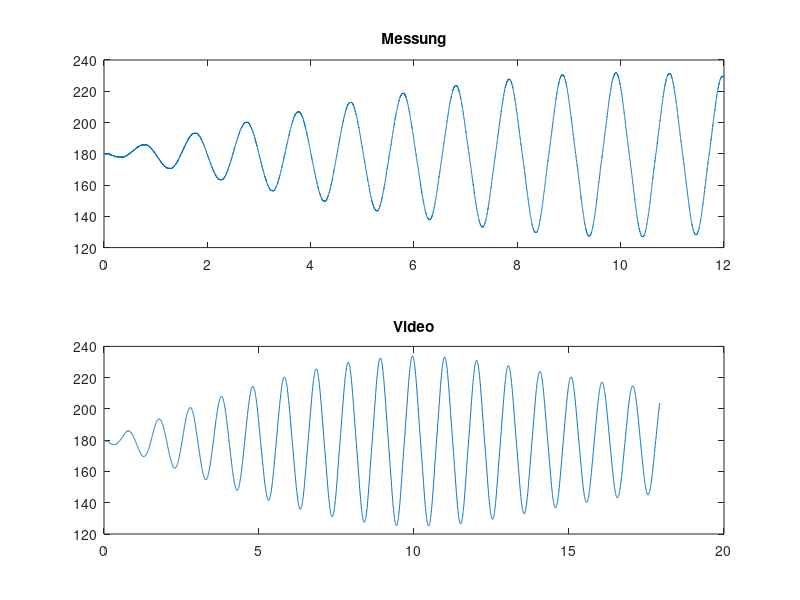
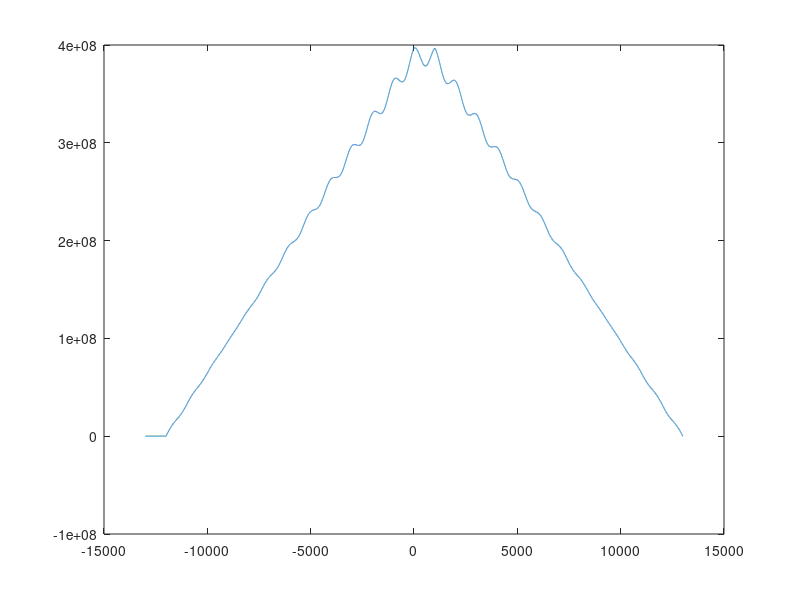
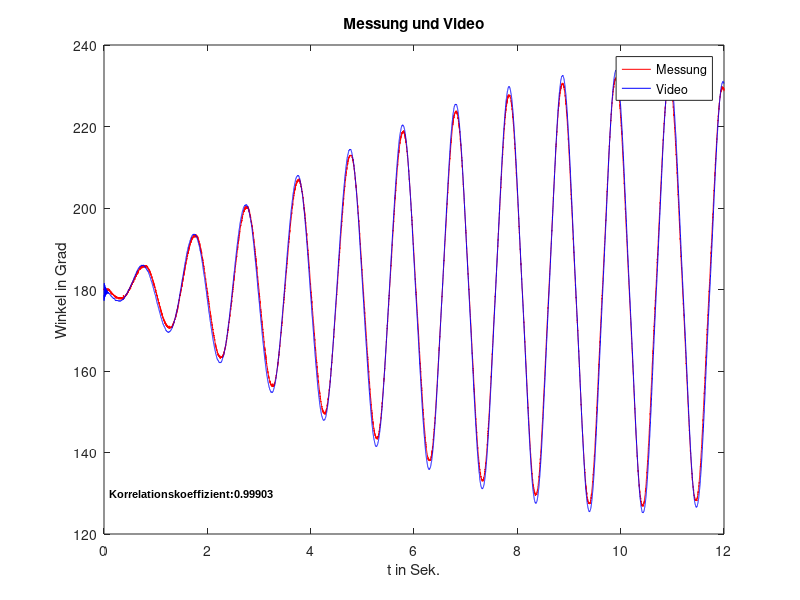

Recreate these plots in MATLAB, in order.
clear all, close all
load('harm_erregung0.5_alu_05.01.mat')
load('video_angles_0.5_alu.mat')

%%
T_s = 1e-3;
startIndex = find(Daten(:,6),1);
seconds = 12;
Daten = Daten(startIndex:startIndex+seconds*10^3,:); 

tMeas = [];
for k = 1:length(Daten(:,1))
    tMeas(k) = (k-1)*T_s;
end
tVideo = [];
for k = 1:length(phi1)
    tVideo(k) = (k-1)*(1/frameRate);
end

phi1Meas = Daten(:,1);
dphi1Meas = Daten(:,2);
ddphi1Meas = Daten(:,3);
xMeas = Daten(:,4);
dxMeas = Daten(:,5);
ddxMeas = Daten(:,6);

figure(1)
subplot(2,1,1)
plot(tMeas, phi1Meas)
title('Messung')

subplot(2,1,2)
plot(tVideo, phi1)
title('Video')

%% resampling and cross-correlate
[P,Q] = rat((1/T_s)/frameRate);     
phi1Resample = resample(phi1,P,Q);    % resample the slower measurement
phi1Resample = phi1Resample(30:13.035e3);
[C, lag] = xcorr(phi1Resample,phi1Meas);
[~,I] = max(C);
lagDiff = lag(I);
timeDiff = lagDiff*T_s;
lagDiffManual= -10;
timeDiffManual = lagDiffManual*T_s;

figure(2)
plot(lag,C)



%%
phi1VideoAlign = phi1Resample(-lagDiffManual:-lagDiffManual+seconds*10^3);
tVideoAlign = (0:length(phi1VideoAlign)-1)*T_s;
corrCoef = corrcoef(phi1Meas,phi1VideoAlign);
corrCoef = corrCoef(1,2);

figure(3)
plot(tMeas,phi1Meas,'r'), hold on
title('Messung und Video')
plot(tVideoAlign, phi1VideoAlign,'b'), legend('Messung','Video')
a = text(0.1,130,strcat('Korrelationskoeffizient: ', num2str(corrCoef)));
set(a, 'FontName', 'Arial', 'FontWeight', 'bold', 'FontSize', 8, 'Color', 'black');
xlabel('t in Sek.'), ylabel('Winkel in Grad');

%%
save('input_ekf_0.5.mat','tMeas','phi1Meas','xMeas','ddxMeas')
